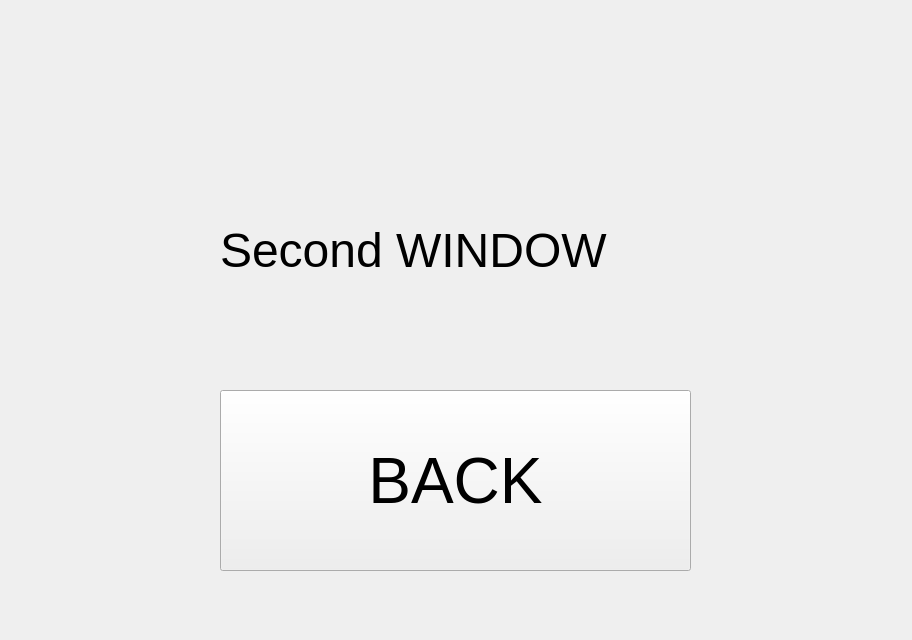
<?xml version="1.0" encoding="UTF-8"?>
<ui version="4.0">
 <class>SecondWindow</class>
 <widget class="QMainWindow" name="SecondWindow">
  <property name="geometry">
   <rect>
    <x>0</x>
    <y>0</y>
    <width>912</width>
    <height>640</height>
   </rect>
  </property>
  <property name="windowTitle">
   <string>MainWindow</string>
  </property>
  <widget class="QWidget" name="centralwidget">
   <widget class="QLabel" name="label">
    <property name="geometry">
     <rect>
      <x>220</x>
      <y>150</y>
      <width>611</width>
      <height>201</height>
     </rect>
    </property>
    <property name="font">
     <font>
      <pointsize>36</pointsize>
     </font>
    </property>
    <property name="text">
     <string>Second WINDOW</string>
    </property>
   </widget>
   <widget class="QPushButton" name="pushButton">
    <property name="geometry">
     <rect>
      <x>220</x>
      <y>390</y>
      <width>471</width>
      <height>181</height>
     </rect>
    </property>
    <property name="font">
     <font>
      <pointsize>48</pointsize>
     </font>
    </property>
    <property name="text">
     <string>BACK</string>
    </property>
   </widget>
  </widget>
 </widget>
 <resources/>
 <connections/>
</ui>
